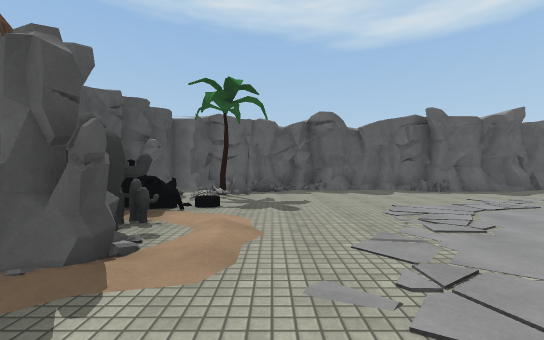
view 1 (above)

15 first-person views from a walk through a scene from a Unity 3-D project. The camera is 1.3 m above the floor, looks level and sees 90° across. The floor is counted in squares, 2 m on a side. Each view is taken from the middle of a square. On the plan, view 1 faces up. The plan holds only what a view shows up to about 9 squares ahead; the rest is blank. The place goes on beyond the plan. Surface patterns are stand-ins for the level's own textures.

view 2
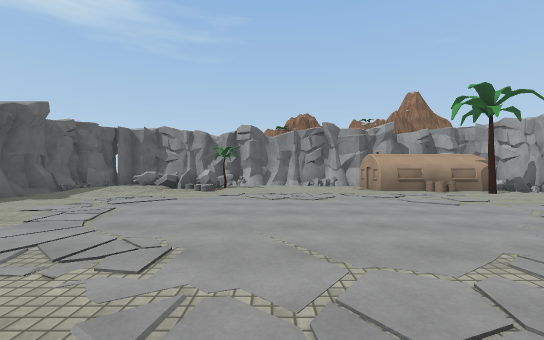

view 3
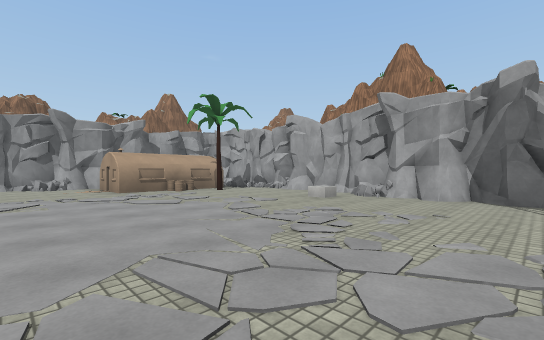

view 4
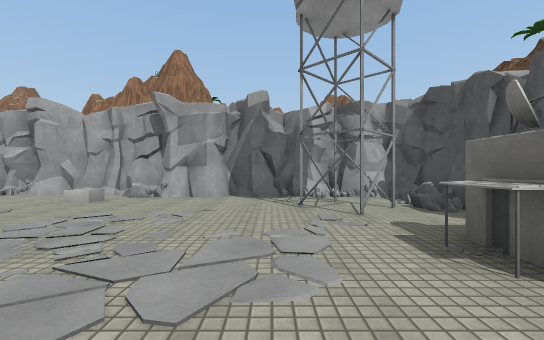

view 5
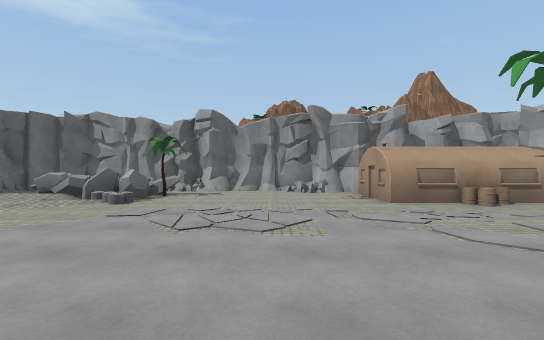

view 6
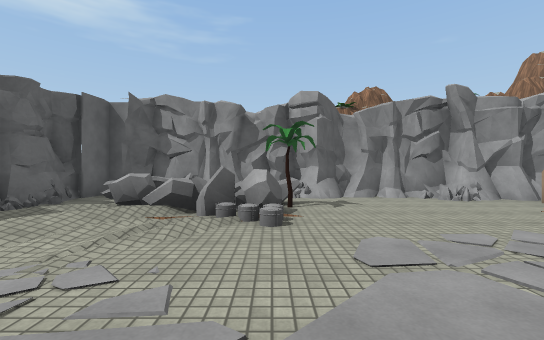

view 7
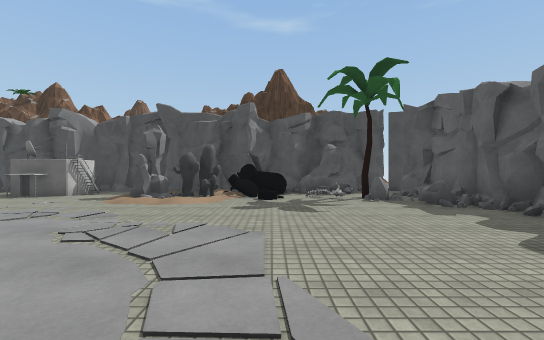

view 8
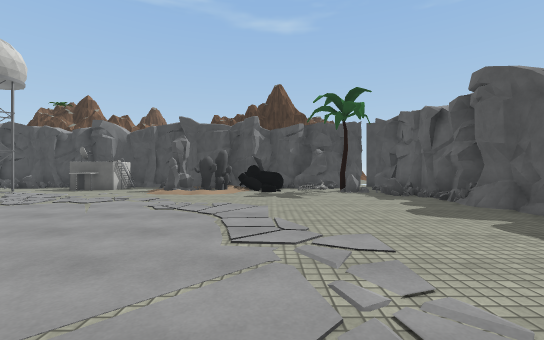

view 9
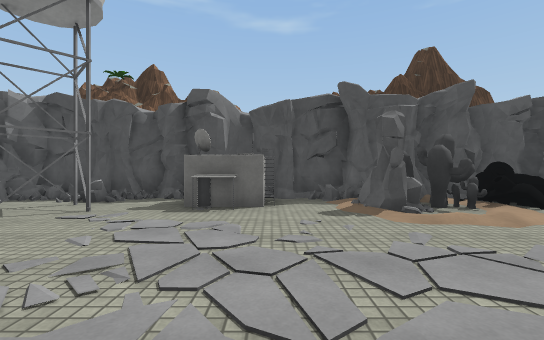

view 10
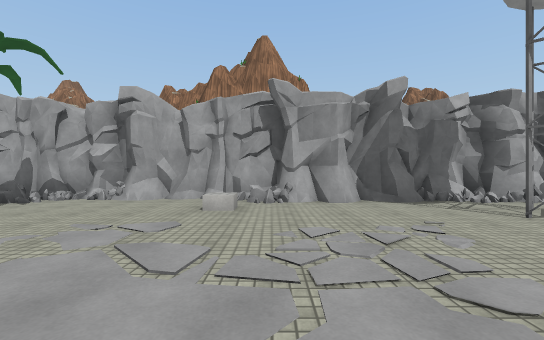

view 11
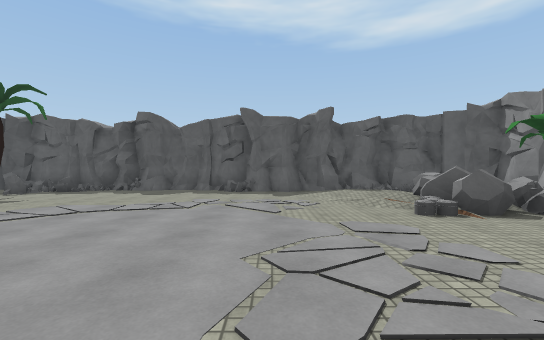

view 12
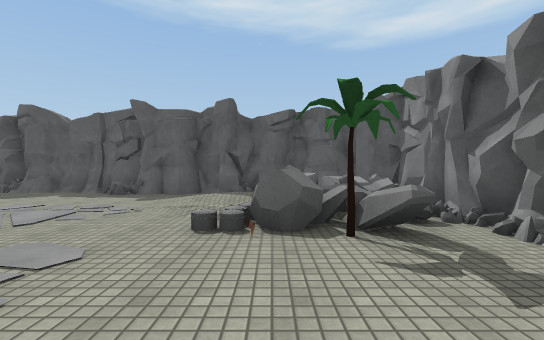

view 13
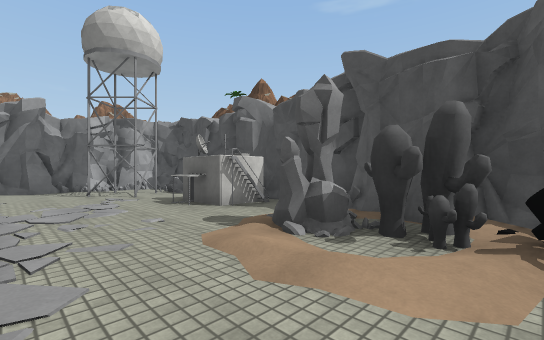

view 14
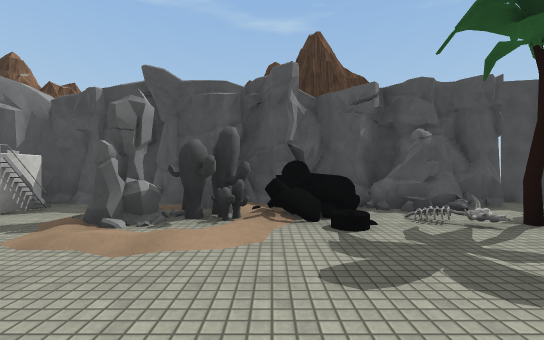

view 15
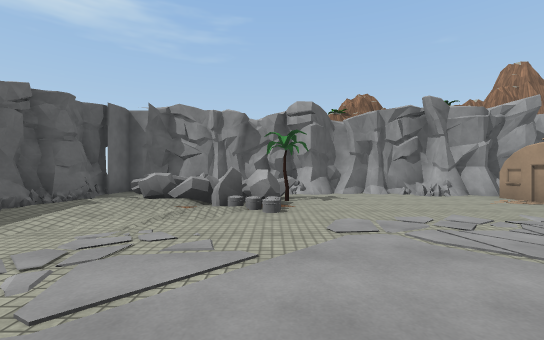

### Floor plan
Key: @ floor where view 1 was taken; # wall or solid block; . floor; / step, stairs or slope; = window, fence, low wall or low ledge; R rock; T tree; B building; O other object.
Columns run from 4 left of view 1 to 13 right of it. Each row starts with its distance up from view 1.
  9   ################
  8    ==....=..///..#
  7  # RT.......//R/##
  6  # /........//R##
  5 ##B/......../RR##
  4 ##O/......../RT.#
  3 #OO/............#
  2 ##O/............#
  1 ##..............#
  0 #BB.@..........##
 -1 #BB............#
 -2 #B...........BB#
 -3 ##.B........BB #
 -4 ##BB........BB
 -5  #...........B
 -6  #############

Positions as (right, up) in squares from view 1, and headings:
1: (0, 0), facing up
2: (0, 2), facing right
3: (0, 1), facing down-right
4: (0, 1), facing down
5: (3, 1), facing right
6: (5, 4), facing right
7: (5, 5), facing left
8: (7, 5), facing left
9: (3, 0), facing left
10: (3, 0), facing down
11: (6, 0), facing up
12: (9, 1), facing up
13: (1, 4), facing down-left
14: (2, 4), facing left
15: (4, 4), facing right
